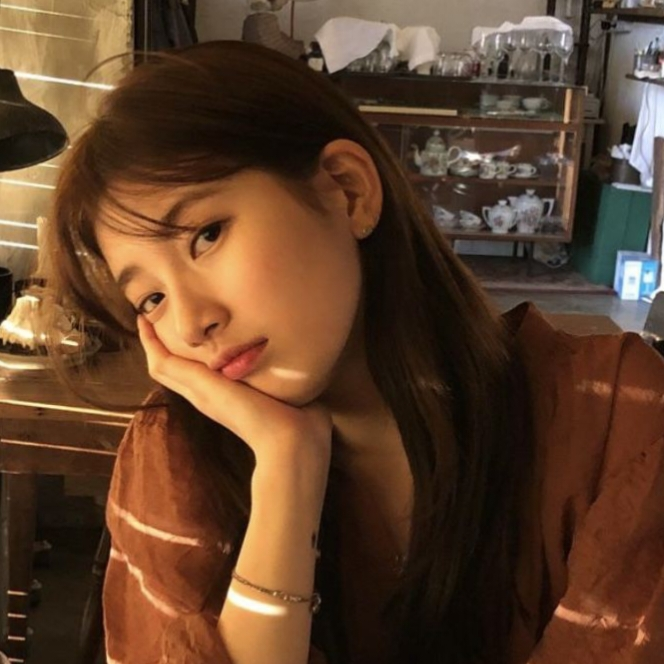
#> input picture enisa1.jpeg, 664 x 664 px
$ python 'metode pengurangan.py'
#> lines starting #> are read from the running program, lines starting #| are printed output that depends on the picture
import cv2
import numpy as np

# Load the two images
img1 = cv2.imread('enisa1.jpeg')
#> img1 is the input picture: shape (664, 664, 3); mean B, G, R 43.4, 64.8, 94.5
img1 = cv2.resize(img1, (450, 500 ))
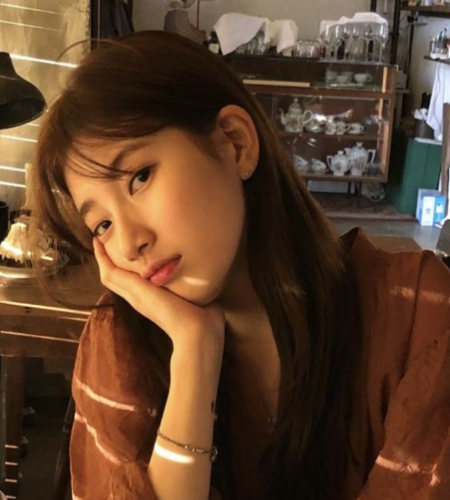
#> img1: shape (500, 450, 3); mean B, G, R 43.3, 64.7, 94.4
img2 = cv2.imread('enisa2.jpeg')
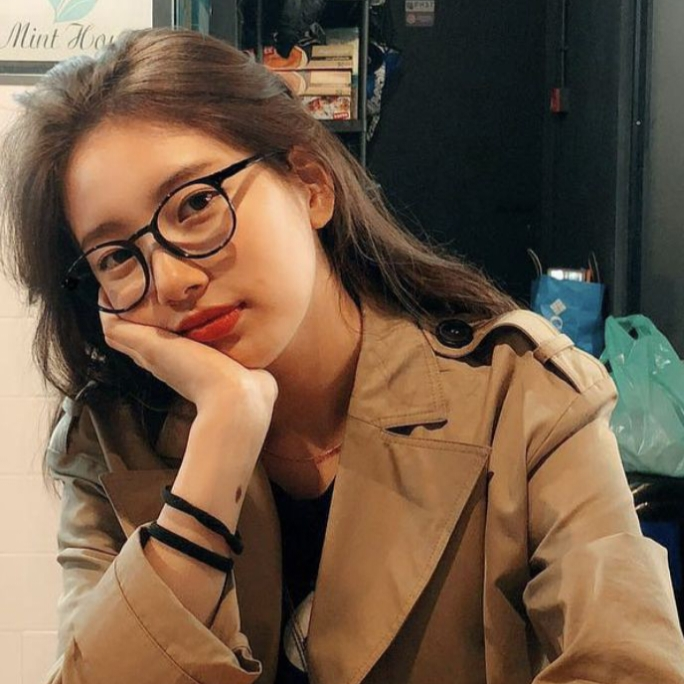
#> input picture enisa2.jpeg, 684 x 684 px
#> img2 is the input picture: shape (684, 684, 3); mean B, G, R 70.2, 90.4, 113.2
img2 = cv2.resize(img2, (450, 500 ))
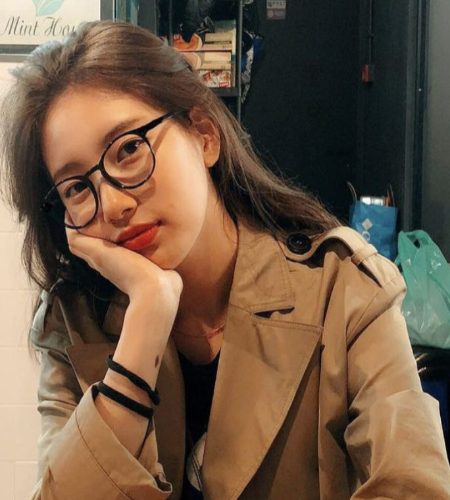
#> img2: shape (500, 450, 3); mean B, G, R 70.1, 90.3, 113

# Subtract the second image from the first image using NumPy
sub_img = np.subtract(img1, img2)
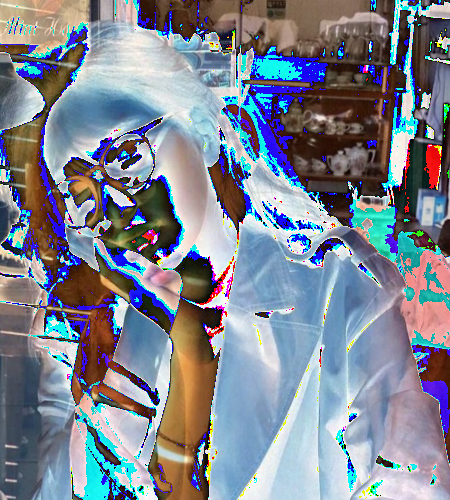
#> sub_img: shape (500, 450, 3); mean B, G, R 146.1, 133, 126.6

# Display the original images and the subtracted image
cv2.imshow("Image 1", img1)
cv2.imshow("Image 2", img2)
cv2.imshow("Subtracted Image", sub_img)

# Wait for a key press and then close all windows
cv2.waitKey(0)
cv2.destroyAllWindows()
